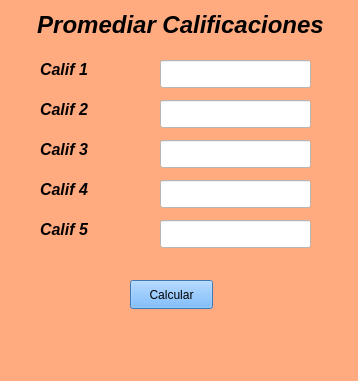
<?xml version="1.0" encoding="UTF-8"?>
<ui version="4.0">
 <class>MainWindow</class>
 <widget class="QMainWindow" name="MainWindow">
  <property name="geometry">
   <rect>
    <x>0</x>
    <y>0</y>
    <width>358</width>
    <height>381</height>
   </rect>
  </property>
  <property name="windowTitle">
   <string>MainWindow</string>
  </property>
  <property name="styleSheet">
   <string notr="true">background-color: rgb(255, 170, 127);</string>
  </property>
  <widget class="QWidget" name="centralwidget">
   <widget class="QPushButton" name="btnCalcular">
    <property name="geometry">
     <rect>
      <x>130</x>
      <y>280</y>
      <width>83</width>
      <height>29</height>
     </rect>
    </property>
    <property name="styleSheet">
     <string notr="true">background-color:rgb(85, 170, 255)</string>
    </property>
    <property name="text">
     <string>Calcular</string>
    </property>
   </widget>
   <widget class="QLineEdit" name="txtCalif1">
    <property name="geometry">
     <rect>
      <x>160</x>
      <y>60</y>
      <width>151</width>
      <height>28</height>
     </rect>
    </property>
    <property name="styleSheet">
     <string notr="true">background-color: rgb(255, 255, 255);</string>
    </property>
   </widget>
   <widget class="QLabel" name="label_3">
    <property name="geometry">
     <rect>
      <x>40</x>
      <y>60</y>
      <width>101</width>
      <height>20</height>
     </rect>
    </property>
    <property name="text">
     <string>&lt;html&gt;&lt;head/&gt;&lt;body&gt;&lt;p&gt;&lt;span style=&quot; font-size:12pt; font-weight:600; font-style:italic;&quot;&gt;Calif 1&lt;/span&gt;&lt;/p&gt;&lt;/body&gt;&lt;/html&gt;</string>
    </property>
   </widget>
   <widget class="QLabel" name="label_5">
    <property name="geometry">
     <rect>
      <x>20</x>
      <y>10</y>
      <width>321</width>
      <height>31</height>
     </rect>
    </property>
    <property name="text">
     <string>&lt;html&gt;&lt;head/&gt;&lt;body&gt;&lt;p align=&quot;center&quot;&gt;&lt;span style=&quot; font-size:18pt; font-weight:600; font-style:italic;&quot;&gt;Promediar Calificaciones&lt;/span&gt;&lt;/p&gt;&lt;/body&gt;&lt;/html&gt;</string>
    </property>
   </widget>
   <widget class="QLineEdit" name="txtCalif2">
    <property name="geometry">
     <rect>
      <x>160</x>
      <y>100</y>
      <width>151</width>
      <height>28</height>
     </rect>
    </property>
    <property name="styleSheet">
     <string notr="true">background-color: rgb(255, 255, 255);</string>
    </property>
   </widget>
   <widget class="QLabel" name="label_4">
    <property name="geometry">
     <rect>
      <x>40</x>
      <y>100</y>
      <width>101</width>
      <height>20</height>
     </rect>
    </property>
    <property name="text">
     <string>&lt;html&gt;&lt;head/&gt;&lt;body&gt;&lt;p&gt;&lt;span style=&quot; font-size:12pt; font-weight:600; font-style:italic;&quot;&gt;Calif 2&lt;/span&gt;&lt;/p&gt;&lt;/body&gt;&lt;/html&gt;</string>
    </property>
   </widget>
   <widget class="QLineEdit" name="txtCalif3">
    <property name="geometry">
     <rect>
      <x>160</x>
      <y>140</y>
      <width>151</width>
      <height>28</height>
     </rect>
    </property>
    <property name="styleSheet">
     <string notr="true">background-color: rgb(255, 255, 255);</string>
    </property>
   </widget>
   <widget class="QLabel" name="label_6">
    <property name="geometry">
     <rect>
      <x>40</x>
      <y>140</y>
      <width>101</width>
      <height>20</height>
     </rect>
    </property>
    <property name="text">
     <string>&lt;html&gt;&lt;head/&gt;&lt;body&gt;&lt;p&gt;&lt;span style=&quot; font-size:12pt; font-weight:600; font-style:italic;&quot;&gt;Calif 3&lt;/span&gt;&lt;/p&gt;&lt;/body&gt;&lt;/html&gt;</string>
    </property>
   </widget>
   <widget class="QLineEdit" name="txtCalif4">
    <property name="geometry">
     <rect>
      <x>160</x>
      <y>180</y>
      <width>151</width>
      <height>28</height>
     </rect>
    </property>
    <property name="styleSheet">
     <string notr="true">background-color: rgb(255, 255, 255);</string>
    </property>
   </widget>
   <widget class="QLabel" name="label_7">
    <property name="geometry">
     <rect>
      <x>40</x>
      <y>180</y>
      <width>101</width>
      <height>20</height>
     </rect>
    </property>
    <property name="text">
     <string>&lt;html&gt;&lt;head/&gt;&lt;body&gt;&lt;p&gt;&lt;span style=&quot; font-size:12pt; font-weight:600; font-style:italic;&quot;&gt;Calif 4&lt;/span&gt;&lt;/p&gt;&lt;/body&gt;&lt;/html&gt;</string>
    </property>
   </widget>
   <widget class="QLabel" name="label_8">
    <property name="geometry">
     <rect>
      <x>40</x>
      <y>220</y>
      <width>101</width>
      <height>20</height>
     </rect>
    </property>
    <property name="text">
     <string>&lt;html&gt;&lt;head/&gt;&lt;body&gt;&lt;p&gt;&lt;span style=&quot; font-size:12pt; font-weight:600; font-style:italic;&quot;&gt;Calif 5&lt;/span&gt;&lt;/p&gt;&lt;/body&gt;&lt;/html&gt;</string>
    </property>
   </widget>
   <widget class="QLineEdit" name="txtCalif5">
    <property name="geometry">
     <rect>
      <x>160</x>
      <y>220</y>
      <width>151</width>
      <height>28</height>
     </rect>
    </property>
    <property name="styleSheet">
     <string notr="true">background-color: rgb(255, 255, 255);</string>
    </property>
   </widget>
  </widget>
  <widget class="QMenuBar" name="menubar">
   <property name="geometry">
    <rect>
     <x>0</x>
     <y>0</y>
     <width>358</width>
     <height>21</height>
    </rect>
   </property>
  </widget>
  <widget class="QStatusBar" name="statusbar"/>
 </widget>
 <resources/>
 <connections/>
</ui>
